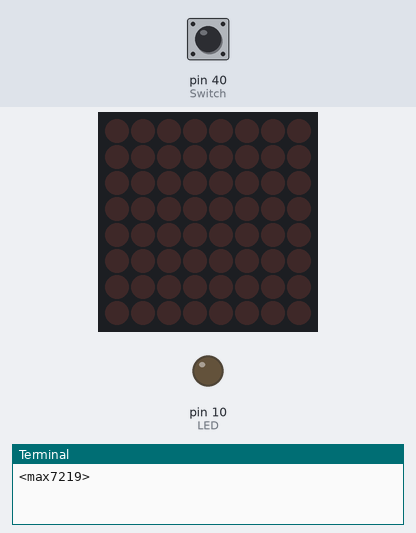
Recording of a program running on a simulated Raspberry Pi (header pin numbers). On the bench: 8×8 LED matrix, output pins drawn as LEDs (lit = HIGH), the last lines printed to the terminal. Dashed ring = blinking. The inputs (shaded band) are chosen by the test bench; at power-on: pin 40 (Switch) LOW.

Above: at 1.2 s.
1.3 s: pin 40 (Switch) pulled HIGH for 3.2 s
At 4.6 s:
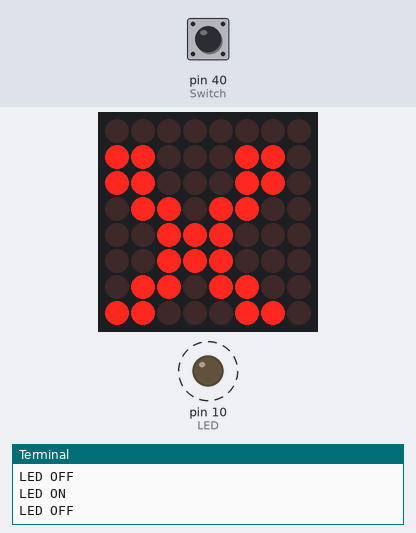
6.0 s: pin 40 (Switch) pulled HIGH for 0.15 s
At 7.0 s:
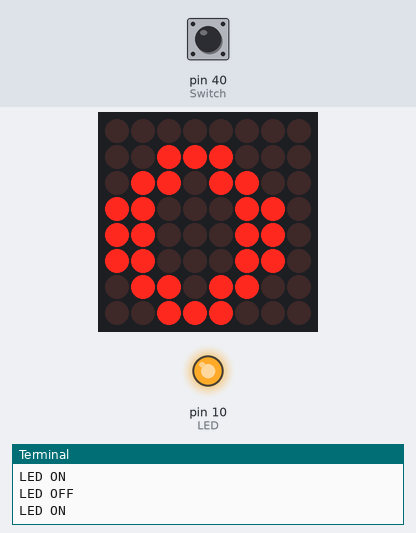
7.6 s: pin 40 (Switch) pulled HIGH for 1 s
At 8.2 s:
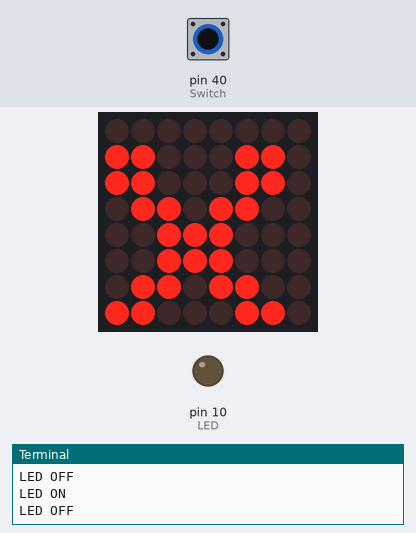
Timing chart, 0 to 10.6 s (numbered marks = the images above; inputs shaded):
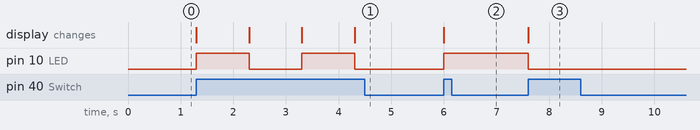

The program:

shortmatrix-2.py
```python
import RPi.GPIO as GPIO
import time
from time import sleep, strftime
from datetime import datetime

from luma.core.interface.serial import spi, noop
from luma.core.render import canvas
from luma.core.virtual import viewport
from luma.led_matrix.device import max7219
from luma.core.legacy import text, show_message
from luma.core.legacy.font import proportional, CP437_FONT, LCD_FONT

GPIO.setmode(GPIO.BOARD)
GPIO.setwarnings(False)

def main():
    LED = 10
    Switch = 40
    Flag = 0
    GPIO.setup(Switch, GPIO.IN, pull_up_down=GPIO.PUD_DOWN)
    GPIO.setup(LED, GPIO.OUT)

    serial = spi(port=0, device=0, gpio=noop())
    device = max7219(serial, width=8, height=8, block_orientation=0)
    print(device)
    device.contrast(100)
    virtual = viewport(device, width=8, height=8)

    #show_message(device, 'Raspberry Pi MAX7219', fill="white", font=proportional(LCD_FONT), scroll_delay=0.08)

    while True:
        if (GPIO.input(Switch) == GPIO.HIGH and Flag == 0):
            print("LED ON")
            GPIO.output(LED, GPIO.HIGH)
            Flag = 1
            with canvas(virtual) as draw:
                text(draw, (0, 1), 'O', fill="white", font=proportional(CP437_FONT))
            sleep(1)

        if (GPIO.input(Switch) == GPIO.HIGH and Flag == 1):
            print("LED OFF")
            GPIO.output(LED, GPIO.LOW)
            Flag = 0
            with canvas(virtual) as draw:
                text(draw, (0, 1), 'X', fill="white", font=proportional(CP437_FONT))
            sleep(1)

'''
        for _ in range(1):
            for intensity in range(16):
                device.contrast(intensity*16)
                sleep(0.1)
'''

if __name__ == '__main__':
    main()
```

Measured:
- after the input at 1.3 s, pin 10 (LED): alternates HIGH for 1.0 s and LOW for 1.0 s, starting at once; the display: first changes at once (image 1 shows a later state)
- after the input at 6.0 s, pin 10 (LED): LOW → HIGH at once; the display: changes at once (image 2)
- after the input at 7.6 s, pin 10 (LED): HIGH → LOW at once; the display: changes at once (image 3)
